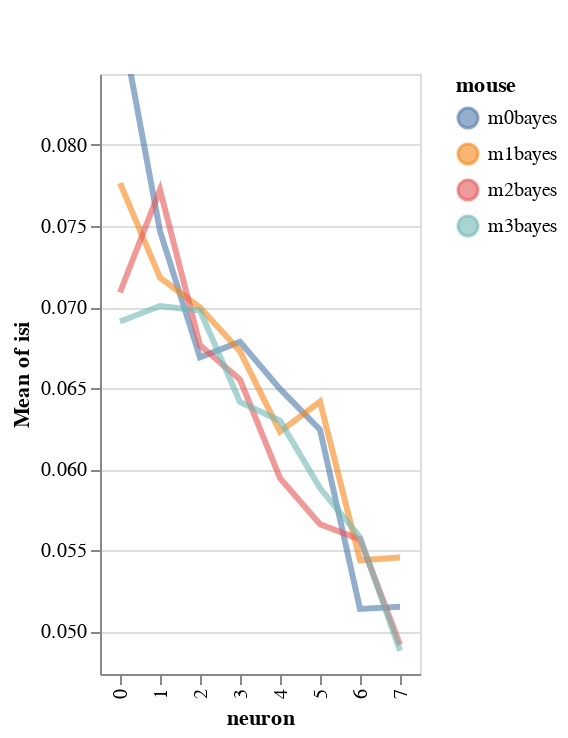

Notebook code for this chart:
### Markdown cell above
## Appendix: Elements of interactivity (WIP)

### Code cell
import altair as alt
y='isi'
color='mouse'
x='neuron'

base=alt.Chart(df).encode(
            x=x,
            color=f'{color}',
            y=alt.Y(f'mean({y})',
                    scale=alt.Scale(zero=False,
                                    domain=list(np.quantile(df[y], [.05, .95])))),
)
highlight = alt.selection(type='single', on='mouseover',
                          fields=[color], nearest=True)


lines=base.mark_line(clip=True, fill=None, opacity=.6, ).encode(
            size=alt.condition(~highlight, alt.value(1), alt.value(3))
        )
points = base.mark_circle().encode(
    opacity=alt.value(0),
    #axis=alt.Axis(labels=False, tickCount=0, title='')
).add_selection(
    highlight
)

lines+points

### Figure 1 — Vega-Lite specification as saved in the notebook (floating-point values rounded to 4 significant figures)
{"config": {"view": {"continuousWidth": 400, "continuousHeight": 300}}, "layer": [{"mark": {"type": "line", "clip": true, "fill": null, "opacity": 0.6}, "encoding": {"color": {"type": "nominal", "field": "mouse"}, "size": {"condition": {"value": 1, "selection": {"not": "selector001"}}, "value": 3}, "x": {"type": "nominal", "field": "neuron"}, "y": {"type": "quantitative", "aggregate": "mean", "field": "isi", "scale": {"domain": [0.04738, 0.08437], "zero": false}}}}, {"mark": "circle", "encoding": {"color": {"type": "nominal", "field": "mouse"}, "opacity": {"value": 0}, "x": {"type": "nominal", "field": "neuron"}, "y": {"type": "quantitative", "aggregate": "mean", "field": "isi", "scale": {"domain": [0.04738, 0.08437], "zero": false}}}, "selection": {"selector001": {"type": "single", "on": "mouseover", "fields": ["mouse"], "nearest": true}}}], "data": {"name": "data-e3d7eb0f712fd027f48b7f8b58dff5d2"}, "$schema": "https://vega.github.io/schema/vega-lite/v4.8.1.json", "datasets": {"data-e3d7eb0f712fd027f48b7f8b58dff5d2": [{"mouse_code": 0, "mouse": "m0bayes", "neuron_x_mouse": "m0bayes0", "neuron": "0", "neuron_code": 0, "stim": 0, "i_trial": 0, "log_firing_rate": 1.724, "Firing rate": 52.99, "firing_rate": 52.99, "i_spike": 36.5, "isi": 0.09484}, {"mouse_code": 0, "mouse": "m0bayes", "neuron_x_mouse": "m0bayes0", "neuron": "0", "neuron_code": 0, "stim": 0, "i_trial": 1, "log_firing_rate": 1.634, "Firing rate": 43.01, "firing_rate": 43.01, "i_spike": 35.5, "isi": 0.09787}, {"mouse_code": 0, "mouse": "m0bayes", "neuron_x_mouse": "m0bayes0", "neuron": "0", "neuron_code": 0, "stim": 1, "i_trial": 0, "log_firing_rate": 2.345, "Firing rate": 221.1, "firing_rate": 221.1, "i_spike": 42.0, "isi": 0.08266}, {"mouse_code": 0, "mouse": "m0bayes", "neuron_x_mouse": "m0bayes0", "neuron": "0", "neuron_code": 0, "stim": 1, "i_trial": 1, "log_firing_rate": 1.88, "Firing rate": 75.79, "firing_rate": 75.79, "i_spike": 45.5, "isi": 0.0765}, {"mouse_code": 0, "mouse": "m0bayes", "neuron_x_mouse": "m0bayes1", "neuron": "1", "neuron_code": 1, "stim": 0, "i_trial": 0, "log_firing_rate": 2.222, "Firing rate": 166.7, "firing_rate": 166.7, "i_spike": 50.0, "isi": 0.07058}, {"mouse_code": 0, "mouse": "m0bayes", "neuron_x_mouse": "m0bayes1", "neuron": "1", "neuron_code": 1, "stim": 0, "i_trial": 1, "log_firing_rate": 2.147, "Firing rate": 140.3, "firing_rate": 140.3, "i_spike": 43.0, "isi": 0.08123}, {"mouse_code": 0, "mouse": "m0bayes", "neuron_x_mouse": "m0bayes1", "neuron": "1", "neuron_code": 1, "stim": 1, "i_trial": 0, "log_firing_rate": 1.681, "Firing rate": 48.01, "firing_rate": 48.01, "i_spike": 47.0, "isi": 0.07401}, {"mouse_code": 0, "mouse": "m0bayes", "neuron_x_mouse": "m0bayes1", "neuron": "1", "neuron_code": 1, "stim": 1, "i_trial": 1, "log_firing_rate": 1.836, "Firing rate": 68.53, "firing_rate": 68.53, "i_spike": 47.5, "isi": 0.07292}, {"mouse_code": 0, "mouse": "m0bayes", "neuron_x_mouse": "m0bayes2", "neuron": "2", "neuron_code": 2, "stim": 0, "i_trial": 0, "log_firing_rate": 1.732, "Firing rate": 53.89, "firing_rate": 53.89, "i_spike": 46.0, "isi": 0.07564}, {"mouse_code": 0, "mouse": "m0bayes", "neuron_x_mouse": "m0bayes2", "neuron": "2", "neuron_code": 2, "stim": 0, "i_trial": 1, "log_firing_rate": 1.955, "Firing rate": 90.19, "firing_rate": 90.19, "i_spike": 61.0, "isi": 0.05776}, {"mouse_code": 0, "mouse": "m0bayes", "neuron_x_mouse": "m0bayes2", "neuron": "2", "neuron_code": 2, "stim": 1, "i_trial": 0, "log_firing_rate": 2.06, "Firing rate": 114.7, "firing_rate": 114.7, "i_spike": 49.5, "isi": 0.07089}, {"mouse_code": 0, "mouse": "m0bayes", "neuron_x_mouse": "m0bayes2", "neuron": "2", "neuron_code": 2, "stim": 1, "i_trial": 1, "log_firing_rate": 1.952, "Firing rate": 89.59, "firing_rate": 89.59, "i_spike": 54.5, "isi": 0.06333}, {"mouse_code": 0, "mouse": "m0bayes", "neuron_x_mouse": "m0bayes3", "neuron": "3", "neuron_code": 3, "stim": 0, "i_trial": 0, "log_firing_rate": 2.025, "Firing rate": 105.8, "firing_rate": 105.8, "i_spike": 49.0, "isi": 0.07171}, {"mouse_code": 0, "mouse": "m0bayes", "neuron_x_mouse": "m0bayes3", "neuron": "3", "neuron_code": 3, "stim": 0, "i_trial": 1, "log_firing_rate": 2.137, "Firing rate": 137.1, "firing_rate": 137.1, "i_spike": 54.5, "isi": 0.06294}, {"mouse_code": 0, "mouse": "m0bayes", "neuron_x_mouse": "m0bayes3", "neuron": "3", "neuron_code": 3, "stim": 1, "i_trial": 0, "log_firing_rate": 1.851, "Firing rate": 71.03, "firing_rate": 71.03, "i_spike": 46.0, "isi": 0.075}, {"mouse_code": 0, "mouse": "m0bayes", "neuron_x_mouse": "m0bayes3", "neuron": "3", "neuron_code": 3, "stim": 1, "i_trial": 1, "log_firing_rate": 1.934, "Firing rate": 85.97, "firing_rate": 85.97, "i_spike": 55.5, "isi": 0.06177}, {"mouse_code": 0, "mouse": "m0bayes", "neuron_x_mouse": "m0bayes4", "neuron": "4", "neuron_code": 4, "stim": 0, "i_trial": 0, "log_firing_rate": 1.888, "Firing rate": 77.34, "firing_rate": 77.34, "i_spike": 49.0, "isi": 0.07183}, {"mouse_code": 0, "mouse": "m0bayes", "neuron_x_mouse": "m0bayes4", "neuron": "4", "neuron_code": 4, "stim": 0, "i_trial": 1, "log_firing_rate": 2.044, "Firing rate": 110.7, "firing_rate": 110.7, "i_spike": 53.5, "isi": 0.06485}, {"mouse_code": 0, "mouse": "m0bayes", "neuron_x_mouse": "m0bayes4", "neuron": "4", "neuron_code": 4, "stim": 1, "i_trial": 0, "log_firing_rate": 1.843, "Firing rate": 69.64, "firing_rate": 69.64, "i_spike": 53.0, "isi": 0.06647}, {"mouse_code": 0, "mouse": "m0bayes", "neuron_x_mouse": "m0bayes4", "neuron": "4", "neuron_code": 4, "stim": 1, "i_trial": 1, "log_firing_rate": 1.909, "Firing rate": 81.0, "firing_rate": 81.0, "i_spike": 62.0, "isi": 0.05668}, {"mouse_code": 0, "mouse": "m0bayes", "neuron_x_mouse": "m0bayes5", "neuron": "5", "neuron_code": 5, "stim": 0, "i_trial": 0, "log_firing_rate": 1.98, "Firing rate": 95.42, "firing_rate": 95.42, "i_spike": 55.5, "isi": 0.06319}, {"mouse_code": 0, "mouse": "m0bayes", "neuron_x_mouse": "m0bayes5", "neuron": "5", "neuron_code": 5, "stim": 0, "i_trial": 1, "log_firing_rate": 2.034, "Firing rate": 108.3, "firing_rate": 108.3, "i_spike": 47.0, "isi": 0.07351}, {"mouse_code": 0, "mouse": "m0bayes", "neuron_x_mouse": "m0bayes5", "neuron": "5", "neuron_code": 5, "stim": 1, "i_trial": 0, "log_firing_rate": 1.875, "Firing rate": 74.95, "firing_rate": 74.95, "i_spike": 66.0, "isi": 0.05336}, {"mouse_code": 0, "mouse": "m0bayes", "neuron_x_mouse": "m0bayes5", "neuron": "5", "neuron_code": 5, "stim": 1, "i_trial": 1, "log_firing_rate": 2.911, "Firing rate": 814.8, "firing_rate": 814.8, "i_spike": 59.0, "isi": 0.0597}, {"mouse_code": 0, "mouse": "m0bayes", "neuron_x_mouse": "m0bayes6", "neuron": "6", "neuron_code": 6, "stim": 0, "i_trial": 0, "log_firing_rate": 2.462, "Firing rate": 289.9, "firing_rate": 289.9, "i_spike": 70.5, "isi": 0.04945}, {"mouse_code": 0, "mouse": "m0bayes", "neuron_x_mouse": "m0bayes6", "neuron": "6", "neuron_code": 6, "stim": 0, "i_trial": 1, "log_firing_rate": 2.179, "Firing rate": 151.1, "firing_rate": 151.1, "i_spike": 64.5, "isi": 0.05426}, {"mouse_code": 0, "mouse": "m0bayes", "neuron_x_mouse": "m0bayes6", "neuron": "6", "neuron_code": 6, "stim": 1, "i_trial": 0, "log_firing_rate": 2.089, "Firing rate": 122.9, "firing_rate": 122.9, "i_spike": 74.0, "isi": 0.0474}, {"mouse_code": 0, "mouse": "m0bayes", "neuron_x_mouse": "m0bayes6", "neuron": "6", "neuron_code": 6, "stim": 1, "i_trial": 1, "log_firing_rate": 1.855, "Firing rate": 71.59, "firing_rate": 71.59, "i_spike": 64.0, "isi": 0.05443}, {"mouse_code": 0, "mouse": "m0bayes", "neuron_x_mouse": "m0bayes7", "neuron": "7", "neuron_code": 7, "stim": 0, "i_trial": 0, "log_firing_rate": 1.971, "Firing rate": 93.6, "firing_rate": 93.6, "i_spike": 61.0, "isi": 0.057}, {"mouse_code": 0, "mouse": "m0bayes", "neuron_x_mouse": "m0bayes7", "neuron": "7", "neuron_code": 7, "stim": 0, "i_trial": 1, "log_firing_rate": 2.499, "Firing rate": 315.7, "firing_rate": 315.7, "i_spike": 74.0, "isi": 0.04756}, {"mouse_code": 0, "mouse": "m0bayes", "neuron_x_mouse": "m0bayes7", "neuron": "7", "neuron_code": 7, "stim": 1, "i_trial": 0, "log_firing_rate": 1.853, "Firing rate": 71.31, "firing_rate": 71.31, "i_spike": 73.5, "isi": 0.04736}, {"mouse_code": 0, "mouse": "m0bayes", "neuron_x_mouse": "m0bayes7", "neuron": "7", "neuron_code": 7, "stim": 1, "i_trial": 1, "log_firing_rate": 1.85, "Firing rate": 70.77, "firing_rate": 70.77, "i_spike": 65.0, "isi": 0.05416}, {"mouse_code": 1, "mouse": "m1bayes", "neuron_x_mouse": "m1bayes0", "neuron": "0", "neuron_code": 8, "stim": 0, "i_trial": 0, "log_firing_rate": 1.734, "Firing rate": 54.21, "firing_rate": 54.21, "i_spike": 45.0, "isi": 0.07796}, {"mouse_code": 1, "mouse": "m1bayes", "neuron_x_mouse": "m1bayes0", "neuron": "0", "neuron_code": 8, "stim": 0, "i_trial": 1, "log_firing_rate": 1.646, "Firing rate": 44.26, "firing_rate": 44.26, "i_spike": 39.0, "isi": 0.08973}, {"mouse_code": 1, "mouse": "m1bayes", "neuron_x_mouse": "m1bayes0", "neuron": "0", "neuron_code": 8, "stim": 1, "i_trial": 0, "log_firing_rate": 2.043, "Firing rate": 110.5, "firing_rate": 110.5, "i_spike": 48.0, "isi": 0.0732}, {"mouse_code": 1, "mouse": "m1bayes", "neuron_x_mouse": "m1bayes0", "neuron": "0", "neuron_code": 8, "stim": 1, "i_trial": 1, "log_firing_rate": 1.662, "Firing rate": 45.87, "firing_rate": 45.87, "i_spike": 50.5, "isi": 0.06967}, {"mouse_code": 1, "mouse": "m1bayes", "neuron_x_mouse": "m1bayes1", "neuron": "1", "neuron_code": 9, "stim": 0, "i_trial": 0, "log_firing_rate": 1.898, "Firing rate": 79.12, "firing_rate": 79.12, "i_spike": 41.0, "isi": 0.08504}, {"mouse_code": 1, "mouse": "m1bayes", "neuron_x_mouse": "m1bayes1", "neuron": "1", "neuron_code": 9, "stim": 0, "i_trial": 1, "log_firing_rate": 2.606, "Firing rate": 403.6, "firing_rate": 403.6, "i_spike": 54.5, "isi": 0.06392}, {"mouse_code": 1, "mouse": "m1bayes", "neuron_x_mouse": "m1bayes1", "neuron": "1", "neuron_code": 9, "stim": 1, "i_trial": 0, "log_firing_rate": 1.623, "Firing rate": 41.94, "firing_rate": 41.94, "i_spike": 47.0, "isi": 0.07468}, {"mouse_code": 1, "mouse": "m1bayes", "neuron_x_mouse": "m1bayes1", "neuron": "1", "neuron_code": 9, "stim": 1, "i_trial": 1, "log_firing_rate": 2.075, "Firing rate": 119.0, "firing_rate": 119.0, "i_spike": 53.0, "isi": 0.06363}, {"mouse_code": 1, "mouse": "m1bayes", "neuron_x_mouse": "m1bayes2", "neuron": "2", "neuron_code": 10, "stim": 0, "i_trial": 0, "log_firing_rate": 2.112, "Firing rate": 129.3, "firing_rate": 129.3, "i_spike": 57.0, "isi": 0.06161}, {"mouse_code": 1, "mouse": "m1bayes", "neuron_x_mouse": "m1bayes2", "neuron": "2", "neuron_code": 10, "stim": 0, "i_trial": 1, "log_firing_rate": 1.66, "Firing rate": 45.71, "firing_rate": 45.71, "i_spike": 39.5, "isi": 0.08892}, {"mouse_code": 1, "mouse": "m1bayes", "neuron_x_mouse": "m1bayes2", "neuron": "2", "neuron_code": 10, "stim": 1, "i_trial": 0, "log_firing_rate": 1.732, "Firing rate": 53.92, "firing_rate": 53.92, "i_spike": 52.5, "isi": 0.06471}, {"mouse_code": 1, "mouse": "m1bayes", "neuron_x_mouse": "m1bayes2", "neuron": "2", "neuron_code": 10, "stim": 1, "i_trial": 1, "log_firing_rate": 1.848, "Firing rate": 70.52, "firing_rate": 70.52, "i_spike": 54.5, "isi": 0.06467}, {"mouse_code": 1, "mouse": "m1bayes", "neuron_x_mouse": "m1bayes3", "neuron": "3", "neuron_code": 11, "stim": 0, "i_trial": 0, "log_firing_rate": 2.218, "Firing rate": 165.1, "firing_rate": 165.1, "i_spike": 49.0, "isi": 0.07154}, {"mouse_code": 1, "mouse": "m1bayes", "neuron_x_mouse": "m1bayes3", "neuron": "3", "neuron_code": 11, "stim": 0, "i_trial": 1, "log_firing_rate": 2.038, "Firing rate": 109.1, "firing_rate": 109.1, "i_spike": 48.5, "isi": 0.072}, {"mouse_code": 1, "mouse": "m1bayes", "neuron_x_mouse": "m1bayes3", "neuron": "3", "neuron_code": 11, "stim": 1, "i_trial": 0, "log_firing_rate": 1.933, "Firing rate": 85.72, "firing_rate": 85.72, "i_spike": 50.5, "isi": 0.06974}, {"mouse_code": 1, "mouse": "m1bayes", "neuron_x_mouse": "m1bayes3", "neuron": "3", "neuron_code": 11, "stim": 1, "i_trial": 1, "log_firing_rate": 1.986, "Firing rate": 96.75, "firing_rate": 96.75, "i_spike": 61.5, "isi": 0.05582}, {"mouse_code": 1, "mouse": "m1bayes", "neuron_x_mouse": "m1bayes4", "neuron": "4", "neuron_code": 12, "stim": 0, "i_trial": 0, "log_firing_rate": 2.053, "Firing rate": 112.9, "firing_rate": 112.9, "i_spike": 66.0, "isi": 0.05211}, {"mouse_code": 1, "mouse": "m1bayes", "neuron_x_mouse": "m1bayes4", "neuron": "4", "neuron_code": 12, "stim": 0, "i_trial": 1, "log_firing_rate": 1.732, "Firing rate": 53.93, "firing_rate": 53.93, "i_spike": 51.5, "isi": 0.06775}, {"mouse_code": 1, "mouse": "m1bayes", "neuron_x_mouse": "m1bayes4", "neuron": "4", "neuron_code": 12, "stim": 1, "i_trial": 0, "log_firing_rate": 2.032, "Firing rate": 107.6, "firing_rate": 107.6, "i_spike": 54.5, "isi": 0.06408}, {"mouse_code": 1, "mouse": "m1bayes", "neuron_x_mouse": "m1bayes4", "neuron": "4", "neuron_code": 12, "stim": 1, "i_trial": 1, "log_firing_rate": 2.014, "Firing rate": 103.2, "firing_rate": 103.2, "i_spike": 53.5, "isi": 0.06531}, {"mouse_code": 1, "mouse": "m1bayes", "neuron_x_mouse": "m1bayes5", "neuron": "5", "neuron_code": 13, "stim": 0, "i_trial": 0, "log_firing_rate": 1.705, "Firing rate": 50.72, "firing_rate": 50.72, "i_spike": 51.5, "isi": 0.06705}, {"mouse_code": 1, "mouse": "m1bayes", "neuron_x_mouse": "m1bayes5", "neuron": "5", "neuron_code": 13, "stim": 0, "i_trial": 1, "log_firing_rate": 2.311, "Firing rate": 204.5, "firing_rate": 204.5, "i_spike": 54.5, "isi": 0.06455}, {"mouse_code": 1, "mouse": "m1bayes", "neuron_x_mouse": "m1bayes5", "neuron": "5", "neuron_code": 13, "stim": 1, "i_trial": 0, "log_firing_rate": 2.296, "Firing rate": 197.6, "firing_rate": 197.6, "i_spike": 55.0, "isi": 0.063}, {"mouse_code": 1, "mouse": "m1bayes", "neuron_x_mouse": "m1bayes5", "neuron": "5", "neuron_code": 13, "stim": 1, "i_trial": 1, "log_firing_rate": 1.776, "Firing rate": 59.71, "firing_rate": 59.71, "i_spike": 56.5, "isi": 0.06209}, {"mouse_code": 1, "mouse": "m1bayes", "neuron_x_mouse": "m1bayes6", "neuron": "6", "neuron_code": 14, "stim": 0, "i_trial": 0, "log_firing_rate": 2.303, "Firing rate": 200.9, "firing_rate": 200.9, "i_spike": 63.0, "isi": 0.05578}, {"mouse_code": 1, "mouse": "m1bayes", "neuron_x_mouse": "m1bayes6", "neuron": "6", "neuron_code": 14, "stim": 0, "i_trial": 1, "log_firing_rate": 1.888, "Firing rate": 77.19, "firing_rate": 77.19, "i_spike": 66.0, "isi": 0.0524}, {"mouse_code": 1, "mouse": "m1bayes", "neuron_x_mouse": "m1bayes6", "neuron": "6", "neuron_code": 14, "stim": 1, "i_trial": 0, "log_firing_rate": 2.177, "Firing rate": 150.2, "firing_rate": 150.2, "i_spike": 63.0, "isi": 0.05577}, {"mouse_code": 1, "mouse": "m1bayes", "neuron_x_mouse": "m1bayes6", "neuron": "6", "neuron_code": 14, "stim": 1, "i_trial": 1, "log_firing_rate": 2.0, "Firing rate": 100.1, "firing_rate": 100.1, "i_spike": 65.5, "isi": 0.05362}, {"mouse_code": 1, "mouse": "m1bayes", "neuron_x_mouse": "m1bayes7", "neuron": "7", "neuron_code": 15, "stim": 0, "i_trial": 0, "log_firing_rate": 1.998, "Firing rate": 99.48, "firing_rate": 99.48, "i_spike": 64.5, "isi": 0.05461}, {"mouse_code": 1, "mouse": "m1bayes", "neuron_x_mouse": "m1bayes7", "neuron": "7", "neuron_code": 15, "stim": 0, "i_trial": 1, "log_firing_rate": 2.238, "Firing rate": 173.0, "firing_rate": 173.0, "i_spike": 64.5, "isi": 0.05405}, {"mouse_code": 1, "mouse": "m1bayes", "neuron_x_mouse": "m1bayes7", "neuron": "7", "neuron_code": 15, "stim": 1, "i_trial": 0, "log_firing_rate": 2.637, "Firing rate": 433.1, "firing_rate": 433.1, "i_spike": 65.0, "isi": 0.05373}, {"mouse_code": 1, "mouse": "m1bayes", "neuron_x_mouse": "m1bayes7", "neuron": "7", "neuron_code": 15, "stim": 1, "i_trial": 1, "log_firing_rate": 2.32, "Firing rate": 209.1, "firing_rate": 209.1, "i_spike": 61.0, "isi": 0.05585}, {"mouse_code": 2, "mouse": "m2bayes", "neuron_x_mouse": "m2bayes0", "neuron": "0", "neuron_code": 16, "stim": 0, "i_trial": 0, "log_firing_rate": 1.765, "Firing rate": 58.17, "firing_rate": 58.17, "i_spike": 40.5, "isi": 0.08314}, {"mouse_code": 2, "mouse": "m2bayes", "neuron_x_mouse": "m2bayes0", "neuron": "0", "neuron_code": 16, "stim": 0, "i_trial": 1, "log_firing_rate": 1.986, "Firing rate": 96.82, "firing_rate": 96.82, "i_spike": 43.0, "isi": 0.08074}, {"mouse_code": 2, "mouse": "m2bayes", "neuron_x_mouse": "m2bayes0", "neuron": "0", "neuron_code": 16, "stim": 1, "i_trial": 0, "log_firing_rate": 1.981, "Firing rate": 95.74, "firing_rate": 95.74, "i_spike": 59.0, "isi": 0.05858}, {"mouse_code": 2, "mouse": "m2bayes", "neuron_x_mouse": "m2bayes0", "neuron": "0", "neuron_code": 16, "stim": 1, "i_trial": 1, "log_firing_rate": 1.88, "Firing rate": 75.83, "firing_rate": 75.83, "i_spike": 56.5, "isi": 0.06115}, {"mouse_code": 2, "mouse": "m2bayes", "neuron_x_mouse": "m2bayes1", "neuron": "1", "neuron_code": 17, "stim": 0, "i_trial": 0, "log_firing_rate": 1.779, "Firing rate": 60.18, "firing_rate": 60.18, "i_spike": 31.5, "isi": 0.1085}, {"mouse_code": 2, "mouse": "m2bayes", "neuron_x_mouse": "m2bayes1", "neuron": "1", "neuron_code": 17, "stim": 0, "i_trial": 1, "log_firing_rate": 1.729, "Firing rate": 53.63, "firing_rate": 53.63, "i_spike": 48.0, "isi": 0.07258}, {"mouse_code": 2, "mouse": "m2bayes", "neuron_x_mouse": "m2bayes1", "neuron": "1", "neuron_code": 17, "stim": 1, "i_trial": 0, "log_firing_rate": 1.963, "Firing rate": 91.87, "firing_rate": 91.87, "i_spike": 45.5, "isi": 0.07667}, {"mouse_code": 2, "mouse": "m2bayes", "neuron_x_mouse": "m2bayes1", "neuron": "1", "neuron_code": 17, "stim": 1, "i_trial": 1, "log_firing_rate": 1.953, "Firing rate": 89.68, "firing_rate": 89.68, "i_spike": 65.5, "isi": 0.05124}, {"mouse_code": 2, "mouse": "m2bayes", "neuron_x_mouse": "m2bayes2", "neuron": "2", "neuron_code": 18, "stim": 0, "i_trial": 0, "log_firing_rate": 1.717, "Firing rate": 52.15, "firing_rate": 52.15, "i_spike": 49.5, "isi": 0.07096}, {"mouse_code": 2, "mouse": "m2bayes", "neuron_x_mouse": "m2bayes2", "neuron": "2", "neuron_code": 18, "stim": 0, "i_trial": 1, "log_firing_rate": 1.72, "Firing rate": 52.44, "firing_rate": 52.44, "i_spike": 46.5, "isi": 0.07316}, {"mouse_code": 2, "mouse": "m2bayes", "neuron_x_mouse": "m2bayes2", "neuron": "2", "neuron_code": 18, "stim": 1, "i_trial": 0, "log_firing_rate": 2.076, "Firing rate": 119.2, "firing_rate": 119.2, "i_spike": 60.5, "isi": 0.05793}, {"mouse_code": 2, "mouse": "m2bayes", "neuron_x_mouse": "m2bayes2", "neuron": "2", "neuron_code": 18, "stim": 1, "i_trial": 1, "log_firing_rate": 1.696, "Firing rate": 49.68, "firing_rate": 49.68, "i_spike": 50.5, "isi": 0.06853}, {"mouse_code": 2, "mouse": "m2bayes", "neuron_x_mouse": "m2bayes3", "neuron": "3", "neuron_code": 19, "stim": 0, "i_trial": 0, "log_firing_rate": 1.705, "Firing rate": 50.64, "firing_rate": 50.64, "i_spike": 43.0, "isi": 0.07853}, {"mouse_code": 2, "mouse": "m2bayes", "neuron_x_mouse": "m2bayes3", "neuron": "3", "neuron_code": 19, "stim": 0, "i_trial": 1, "log_firing_rate": 1.926, "Firing rate": 84.39, "firing_rate": 84.39, "i_spike": 60.0, "isi": 0.05812}, {"mouse_code": 2, "mouse": "m2bayes", "neuron_x_mouse": "m2bayes3", "neuron": "3", "neuron_code": 19, "stim": 1, "i_trial": 0, "log_firing_rate": 1.971, "Firing rate": 93.57, "firing_rate": 93.57, "i_spike": 70.5, "isi": 0.04939}, {"mouse_code": 2, "mouse": "m2bayes", "neuron_x_mouse": "m2bayes3", "neuron": "3", "neuron_code": 19, "stim": 1, "i_trial": 1, "log_firing_rate": 2.026, "Firing rate": 106.2, "firing_rate": 106.2, "i_spike": 46.0, "isi": 0.07609}, {"mouse_code": 2, "mouse": "m2bayes", "neuron_x_mouse": "m2bayes4", "neuron": "4", "neuron_code": 20, "stim": 0, "i_trial": 0, "log_firing_rate": 2.407, "Firing rate": 255.0, "firing_rate": 255.0, "i_spike": 63.5, "isi": 0.05449}, {"mouse_code": 2, "mouse": "m2bayes", "neuron_x_mouse": "m2bayes4", "neuron": "4", "neuron_code": 20, "stim": 0, "i_trial": 1, "log_firing_rate": 1.787, "Firing rate": 61.21, "firing_rate": 61.21, "i_spike": 51.0, "isi": 0.06858}, {"mouse_code": 2, "mouse": "m2bayes", "neuron_x_mouse": "m2bayes4", "neuron": "4", "neuron_code": 20, "stim": 1, "i_trial": 0, "log_firing_rate": 2.005, "Firing rate": 101.1, "firing_rate": 101.1, "i_spike": 58.5, "isi": 0.05843}, {"mouse_code": 2, "mouse": "m2bayes", "neuron_x_mouse": "m2bayes4", "neuron": "4", "neuron_code": 20, "stim": 1, "i_trial": 1, "log_firing_rate": 2.002, "Firing rate": 100.4, "firing_rate": 100.4, "i_spike": 61.5, "isi": 0.05632}, {"mouse_code": 2, "mouse": "m2bayes", "neuron_x_mouse": "m2bayes5", "neuron": "5", "neuron_code": 21, "stim": 0, "i_trial": 0, "log_firing_rate": 1.761, "Firing rate": 57.64, "firing_rate": 57.64, "i_spike": 61.0, "isi": 0.05643}, {"mouse_code": 2, "mouse": "m2bayes", "neuron_x_mouse": "m2bayes5", "neuron": "5", "neuron_code": 21, "stim": 0, "i_trial": 1, "log_firing_rate": 2.175, "Firing rate": 149.5, "firing_rate": 149.5, "i_spike": 65.0, "isi": 0.05336}, {"mouse_code": 2, "mouse": "m2bayes", "neuron_x_mouse": "m2bayes5", "neuron": "5", "neuron_code": 21, "stim": 1, "i_trial": 0, "log_firing_rate": 2.526, "Firing rate": 335.5, "firing_rate": 335.5, "i_spike": 64.5, "isi": 0.05301}, {"mouse_code": 2, "mouse": "m2bayes", "neuron_x_mouse": "m2bayes5", "neuron": "5", "neuron_code": 21, "stim": 1, "i_trial": 1, "log_firing_rate": 2.285, "Firing rate": 192.7, "firing_rate": 192.7, "i_spike": 53.5, "isi": 0.06363}, {"mouse_code": 2, "mouse": "m2bayes", "neuron_x_mouse": "m2bayes6", "neuron": "6", "neuron_code": 22, "stim": 0, "i_trial": 0, "log_firing_rate": 2.109, "Firing rate": 128.6, "firing_rate": 128.6, "i_spike": 57.0, "isi": 0.06023}, {"mouse_code": 2, "mouse": "m2bayes", "neuron_x_mouse": "m2bayes6", "neuron": "6", "neuron_code": 22, "stim": 0, "i_trial": 1, "log_firing_rate": 2.208, "Firing rate": 161.6, "firing_rate": 161.6, "i_spike": 73.0, "isi": 0.04808}, {"mouse_code": 2, "mouse": "m2bayes", "neuron_x_mouse": "m2bayes6", "neuron": "6", "neuron_code": 22, "stim": 1, "i_trial": 0, "log_firing_rate": 2.532, "Firing rate": 340.5, "firing_rate": 340.5, "i_spike": 70.5, "isi": 0.04947}, {"mouse_code": 2, "mouse": "m2bayes", "neuron_x_mouse": "m2bayes6", "neuron": "6", "neuron_code": 22, "stim": 1, "i_trial": 1, "log_firing_rate": 1.671, "Firing rate": 46.88, "firing_rate": 46.88, "i_spike": 52.5, "isi": 0.06491}, {"mouse_code": 2, "mouse": "m2bayes", "neuron_x_mouse": "m2bayes7", "neuron": "7", "neuron_code": 23, "stim": 0, "i_trial": 0, "log_firing_rate": 2.272, "Firing rate": 187.2, "firing_rate": 187.2, "i_spike": 76.5, "isi": 0.04575}, {"mouse_code": 2, "mouse": "m2bayes", "neuron_x_mouse": "m2bayes7", "neuron": "7", "neuron_code": 23, "stim": 0, "i_trial": 1, "log_firing_rate": 2.064, "Firing rate": 115.9, "firing_rate": 115.9, "i_spike": 65.0, "isi": 0.05383}, {"mouse_code": 2, "mouse": "m2bayes", "neuron_x_mouse": "m2bayes7", "neuron": "7", "neuron_code": 23, "stim": 1, "i_trial": 0, "log_firing_rate": 1.871, "Firing rate": 74.26, "firing_rate": 74.26, "i_spike": 69.5, "isi": 0.05015}, {"mouse_code": 2, "mouse": "m2bayes", "neuron_x_mouse": "m2bayes7", "neuron": "7", "neuron_code": 23, "stim": 1, "i_trial": 1, "log_firing_rate": 2.238, "Firing rate": 172.9, "firing_rate": 172.9, "i_spike": 73.5, "isi": 0.04698}, {"mouse_code": 3, "mouse": "m3bayes", "neuron_x_mouse": "m3bayes0", "neuron": "0", "neuron_code": 24, "stim": 0, "i_trial": 0, "log_firing_rate": 1.647, "Firing rate": 44.39, "firing_rate": 44.39, "i_spike": 48.0, "isi": 0.07152}, {"mouse_code": 3, "mouse": "m3bayes", "neuron_x_mouse": "m3bayes0", "neuron": "0", "neuron_code": 24, "stim": 0, "i_trial": 1, "log_firing_rate": 1.649, "Firing rate": 44.61, "firing_rate": 44.61, "i_spike": 45.0, "isi": 0.07368}, {"mouse_code": 3, "mouse": "m3bayes", "neuron_x_mouse": "m3bayes0", "neuron": "0", "neuron_code": 24, "stim": 1, "i_trial": 0, "log_firing_rate": 2.167, "Firing rate": 146.8, "firing_rate": 146.8, "i_spike": 46.0, "isi": 0.07645}, {"mouse_code": 3, "mouse": "m3bayes", "neuron_x_mouse": "m3bayes0", "neuron": "0", "neuron_code": 24, "stim": 1, "i_trial": 1, "log_firing_rate": 2.153, "Firing rate": 142.3, "firing_rate": 142.3, "i_spike": 63.5, "isi": 0.05478}, {"mouse_code": 3, "mouse": "m3bayes", "neuron_x_mouse": "m3bayes1", "neuron": "1", "neuron_code": 25, "stim": 0, "i_trial": 0, "log_firing_rate": 1.683, "Firing rate": 48.15, "firing_rate": 48.15, "i_spike": 42.0, "isi": 0.083}, {"mouse_code": 3, "mouse": "m3bayes", "neuron_x_mouse": "m3bayes1", "neuron": "1", "neuron_code": 25, "stim": 0, "i_trial": 1, "log_firing_rate": 1.781, "Firing rate": 60.46, "firing_rate": 60.46, "i_spike": 41.0, "isi": 0.08301}, {"mouse_code": 3, "mouse": "m3bayes", "neuron_x_mouse": "m3bayes1", "neuron": "1", "neuron_code": 25, "stim": 1, "i_trial": 0, "log_firing_rate": 1.874, "Firing rate": 74.87, "firing_rate": 74.87, "i_spike": 52.5, "isi": 0.06497}, {"mouse_code": 3, "mouse": "m3bayes", "neuron_x_mouse": "m3bayes1", "neuron": "1", "neuron_code": 25, "stim": 1, "i_trial": 1, "log_firing_rate": 2.158, "Firing rate": 143.7, "firing_rate": 143.7, "i_spike": 70.0, "isi": 0.04931}, {"mouse_code": 3, "mouse": "m3bayes", "neuron_x_mouse": "m3bayes2", "neuron": "2", "neuron_code": 26, "stim": 0, "i_trial": 0, "log_firing_rate": 1.805, "Firing rate": 63.88, "firing_rate": 63.88, "i_spike": 49.5, "isi": 0.06977}, {"mouse_code": 3, "mouse": "m3bayes", "neuron_x_mouse": "m3bayes2", "neuron": "2", "neuron_code": 26, "stim": 0, "i_trial": 1, "log_firing_rate": 1.757, "Firing rate": 57.09, "firing_rate": 57.09, "i_spike": 43.0, "isi": 0.0813}, {"mouse_code": 3, "mouse": "m3bayes", "neuron_x_mouse": "m3bayes2", "neuron": "2", "neuron_code": 26, "stim": 1, "i_trial": 0, "log_firing_rate": 2.129, "Firing rate": 134.6, "firing_rate": 134.6, "i_spike": 63.0, "isi": 0.05541}, {"mouse_code": 3, "mouse": "m3bayes", "neuron_x_mouse": "m3bayes2", "neuron": "2", "neuron_code": 26, "stim": 1, "i_trial": 1, "log_firing_rate": 1.868, "Firing rate": 73.76, "firing_rate": 73.76, "i_spike": 46.5, "isi": 0.07268}, {"mouse_code": 3, "mouse": "m3bayes", "neuron_x_mouse": "m3bayes3", "neuron": "3", "neuron_code": 27, "stim": 0, "i_trial": 0, "log_firing_rate": 2.383, "Firing rate": 241.6, "firing_rate": 241.6, "i_spike": 40.5, "isi": 0.08575}, {"mouse_code": 3, "mouse": "m3bayes", "neuron_x_mouse": "m3bayes3", "neuron": "3", "neuron_code": 27, "stim": 0, "i_trial": 1, "log_firing_rate": 2.106, "Firing rate": 127.7, "firing_rate": 127.7, "i_spike": 62.0, "isi": 0.05639}, {"mouse_code": 3, "mouse": "m3bayes", "neuron_x_mouse": "m3bayes3", "neuron": "3", "neuron_code": 27, "stim": 1, "i_trial": 0, "log_firing_rate": 1.721, "Firing rate": 52.63, "firing_rate": 52.63, "i_spike": 64.0, "isi": 0.05438}, {"mouse_code": 3, "mouse": "m3bayes", "neuron_x_mouse": "m3bayes3", "neuron": "3", "neuron_code": 27, "stim": 1, "i_trial": 1, "log_firing_rate": 2.062, "Firing rate": 115.3, "firing_rate": 115.3, "i_spike": 57.5, "isi": 0.06008}, {"mouse_code": 3, "mouse": "m3bayes", "neuron_x_mouse": "m3bayes4", "neuron": "4", "neuron_code": 28, "stim": 0, "i_trial": 0, "log_firing_rate": 2.144, "Firing rate": 139.2, "firing_rate": 139.2, "i_spike": 51.5, "isi": 0.06606}, {"mouse_code": 3, "mouse": "m3bayes", "neuron_x_mouse": "m3bayes4", "neuron": "4", "neuron_code": 28, "stim": 0, "i_trial": 1, "log_firing_rate": 2.194, "Firing rate": 156.4, "firing_rate": 156.4, "i_spike": 52.5, "isi": 0.0672}, {"mouse_code": 3, "mouse": "m3bayes", "neuron_x_mouse": "m3bayes4", "neuron": "4", "neuron_code": 28, "stim": 1, "i_trial": 0, "log_firing_rate": 2.126, "Firing rate": 133.6, "firing_rate": 133.6, "i_spike": 61.0, "isi": 0.05653}, {"mouse_code": 3, "mouse": "m3bayes", "neuron_x_mouse": "m3bayes4", "neuron": "4", "neuron_code": 28, "stim": 1, "i_trial": 1, "log_firing_rate": 1.818, "Firing rate": 65.79, "firing_rate": 65.79, "i_spike": 53.0, "isi": 0.0622}, {"mouse_code": 3, "mouse": "m3bayes", "neuron_x_mouse": "m3bayes5", "neuron": "5", "neuron_code": 29, "stim": 0, "i_trial": 0, "log_firing_rate": 2.036, "Firing rate": 108.6, "firing_rate": 108.6, "i_spike": 74.5, "isi": 0.0462}, {"mouse_code": 3, "mouse": "m3bayes", "neuron_x_mouse": "m3bayes5", "neuron": "5", "neuron_code": 29, "stim": 0, "i_trial": 1, "log_firing_rate": 1.953, "Firing rate": 89.8, "firing_rate": 89.8, "i_spike": 42.5, "isi": 0.0808}, {"mouse_code": 3, "mouse": "m3bayes", "neuron_x_mouse": "m3bayes5", "neuron": "5", "neuron_code": 29, "stim": 1, "i_trial": 0, "log_firing_rate": 2.727, "Firing rate": 533.7, "firing_rate": 533.7, "i_spike": 72.0, "isi": 0.04843}, {"mouse_code": 3, "mouse": "m3bayes", "neuron_x_mouse": "m3bayes5", "neuron": "5", "neuron_code": 29, "stim": 1, "i_trial": 1, "log_firing_rate": 2.719, "Firing rate": 523.8, "firing_rate": 523.8, "i_spike": 57.0, "isi": 0.05991}, {"mouse_code": 3, "mouse": "m3bayes", "neuron_x_mouse": "m3bayes6", "neuron": "6", "neuron_code": 30, "stim": 0, "i_trial": 0, "log_firing_rate": 2.155, "Firing rate": 143.0, "firing_rate": 143.0, "i_spike": 74.0, "isi": 0.04715}, {"mouse_code": 3, "mouse": "m3bayes", "neuron_x_mouse": "m3bayes6", "neuron": "6", "neuron_code": 30, "stim": 0, "i_trial": 1, "log_firing_rate": 2.056, "Firing rate": 113.8, "firing_rate": 113.8, "i_spike": 67.0, "isi": 0.0515}, {"mouse_code": 3, "mouse": "m3bayes", "neuron_x_mouse": "m3bayes6", "neuron": "6", "neuron_code": 30, "stim": 1, "i_trial": 0, "log_firing_rate": 1.735, "Firing rate": 54.35, "firing_rate": 54.35, "i_spike": 58.5, "isi": 0.05963}, {"mouse_code": 3, "mouse": "m3bayes", "neuron_x_mouse": "m3bayes6", "neuron": "6", "neuron_code": 30, "stim": 1, "i_trial": 1, "log_firing_rate": 1.742, "Firing rate": 55.25, "firing_rate": 55.25, "i_spike": 53.0, "isi": 0.06496}, {"mouse_code": 3, "mouse": "m3bayes", "neuron_x_mouse": "m3bayes7", "neuron": "7", "neuron_code": 31, "stim": 0, "i_trial": 0, "log_firing_rate": 3.321, "Firing rate": 2092.0, "firing_rate": 2092.0, "i_spike": 75.5, "isi": 0.04647}, {"mouse_code": 3, "mouse": "m3bayes", "neuron_x_mouse": "m3bayes7", "neuron": "7", "neuron_code": 31, "stim": 0, "i_trial": 1, "log_firing_rate": 2.042, "Firing rate": 110.2, "firing_rate": 110.2, "i_spike": 65.5, "isi": 0.05311}, {"mouse_code": 3, "mouse": "m3bayes", "neuron_x_mouse": "m3bayes7", "neuron": "7", "neuron_code": 31, "stim": 1, "i_trial": 0, "log_firing_rate": 2.153, "Firing rate": 142.3, "firing_rate": 142.3, "i_spike": 77.0, "isi": 0.04526}, {"mouse_code": 3, "mouse": "m3bayes", "neuron_x_mouse": "m3bayes7", "neuron": "7", "neuron_code": 31, "stim": 1, "i_trial": 1, "log_firing_rate": 2.039, "Firing rate": 109.5, "firing_rate": 109.5, "i_spike": 69.0, "isi": 0.05042}]}}
